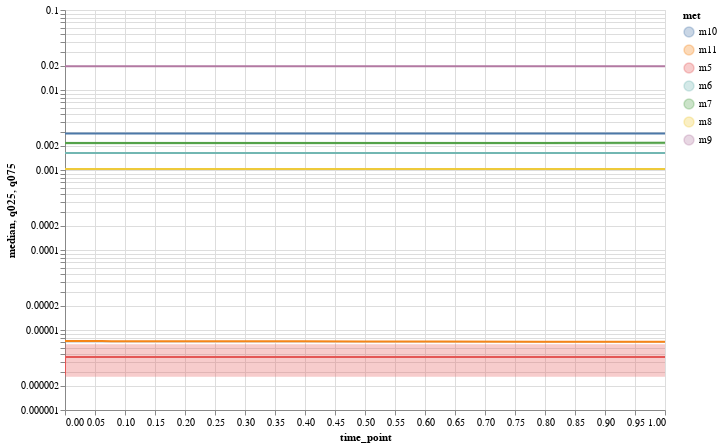

Here is the notebook cell this chart was saved with:
### Markdown cell above
#### Plot summarized results for whole ensemble

### Code cell
plot_ensemble_interactive(conc_quartiles_df, quant_type=conc_type, selected_data=met_names, x_scale='linear',
                          y_scale='log', x_lim=None, y_lim=None)

### Figure 1 — Vega-Lite specification as saved in the notebook (floating-point values rounded to 4 significant figures; data arrays with more than 128 entries replaced by an {"elided": "..."} marker saying what was removed)
{"config": {"view": {"continuousWidth": 400, "continuousHeight": 300}}, "layer": [{"data": {"name": "data-7615e71171e77972e375dbccbcc23489"}, "mark": "line", "encoding": {"color": {"field": "met", "type": "nominal"}, "tooltip": [{"field": "met", "type": "nominal"}, {"field": "median", "type": "quantitative"}], "x": {"field": "time_point", "scale": {"type": "linear"}, "type": "quantitative"}, "y": {"field": "median", "scale": {"type": "log"}, "type": "quantitative"}}, "height": 400, "selection": {"selector003": {"type": "interval", "bind": "scales", "encodings": ["x", "y"]}}, "width": 600}, {"data": {"name": "data-7615e71171e77972e375dbccbcc23489"}, "mark": "area", "encoding": {"color": {"field": "met", "type": "nominal"}, "opacity": {"value": 0.3}, "tooltip": [{"field": "met", "type": "nominal"}, {"field": "median", "type": "quantitative"}], "x": {"field": "time_point", "scale": {"type": "linear"}, "type": "quantitative"}, "y": {"field": "q025", "scale": {"type": "log"}, "type": "quantitative"}, "y2": {"field": "q075"}}, "height": 400, "width": 600}], "$schema": "https://vega.github.io/schema/vega-lite/v4.17.0.json", "datasets": {"data-7615e71171e77972e375dbccbcc23489": {"elided": "700 records"}}}
